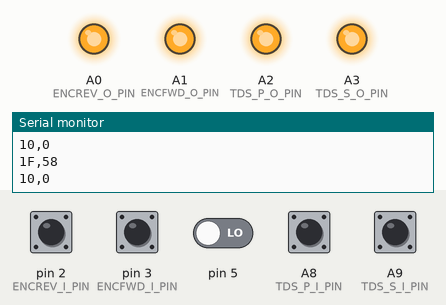
A sketch run on a simulated Arduino Mega 2560, built with avr-gcc and run on an emulated ATmega2560. Shown: output pins drawn as LEDs (lit = HIGH), the last lines printed to the serial monitor. The inputs (shaded band) are chosen by the test bench; at power-on: A8 (TDS_P_I_PIN), A9 (TDS_S_I_PIN), pin 2 (ENCREV_I_PIN), pin 3 (ENCFWD_I_PIN) HIGH, pin 5 LOW.

Above: at 1.2 s.
1.3 s: pin 2 (ENCREV_I_PIN) pulled LOW for 0.15 s
At 1.39 s:
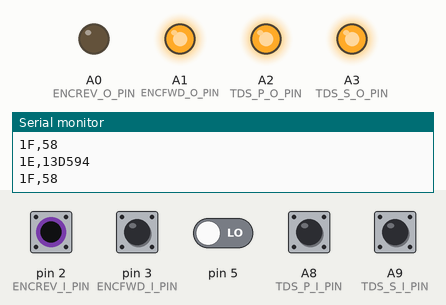
2.9 s: pin 3 (ENCFWD_I_PIN) pulled LOW for 0.15 s
At 2.99 s:
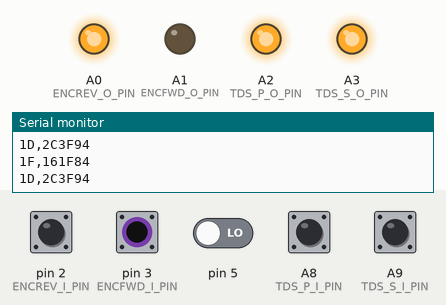
4.5 s: A8 (TDS_P_I_PIN) pulled LOW for 0.15 s
At 4.57 s:
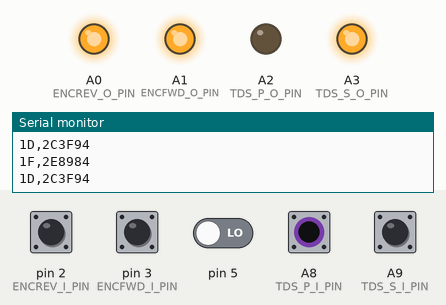
6.1 s: A9 (TDS_S_I_PIN) pulled LOW for 0.15 s
At 6.17 s:
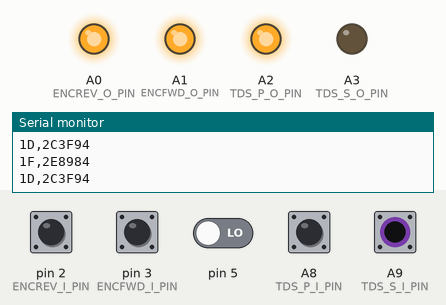
7.7 s: pin 2 (ENCREV_I_PIN) pulled LOW for 1 s
At 9.9 s:
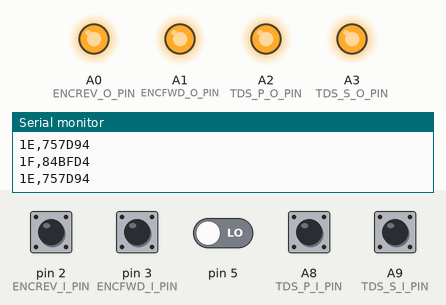
10.2 s: pin 3 (ENCFWD_I_PIN) pulled LOW for 1 s
At 11.0 s:
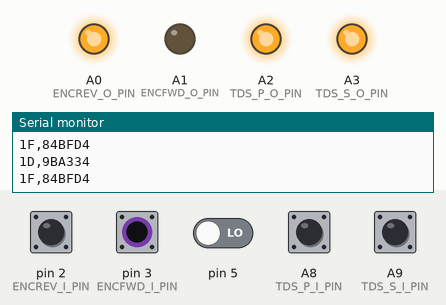
Timing chart, 0 to 13.2 s (numbered marks = the images above; inputs shaded):
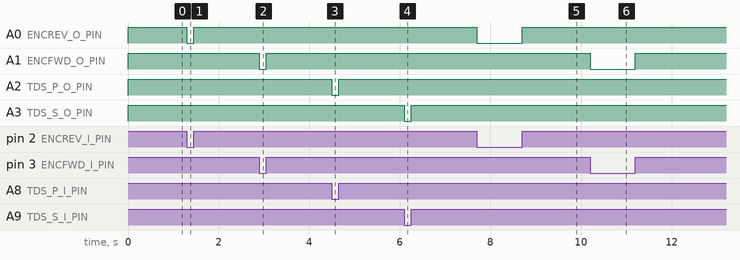

The sketch:

SuperStructureSensorProxy.ino
```cpp
// Port E, pins 2 & 3 Encoder Pins
// Port K, pins A8 & A9 Tie Down Sensor pins

const byte ENCFWD_I_PIN = 3;
const byte ENCREV_I_PIN = 2;
const byte TDS_P_I_PIN = A8;
const byte TDS_S_I_PIN = A9;

//Outputs
const byte ENCFWD_O_PIN = A1;
const byte ENCREV_O_PIN = A0;
const byte TDS_P_O_PIN = A2;
const byte TDS_S_O_PIN = A3;

int ENCFWD_STAT = 0;
int ENCREV_STAT = 0;
int TDS_P_STAT = 0;
int TDS_S_STAT = 0;
int ENC_POS = 0;
int ENC_POS_old = ENC_POS;
int TD_POS = 0;
int PORT_TD_POS = 0;
int STBD_TD_POS = 0;
//int COMBINED_POS = 0;
int DTD_POS = 0;
int DTD_POS_old = DTD_POS;
int FWD = 0;
int UPDATE = 1;
int COMBINED_POS_old = 0;
int OLD_VALS[5] = {0,0,0,0,0};
long int OVSCT[5] = {0,0,0,0,0};
long int SCT = 0;
long int SCT_old = SCT;


#define COMBINED_POS  (TD_POS*4)+ENC_POS
//#define ENC_POS       (PINE & ~0B1 & ~0B10 & ~0B100 & ~0B1000) / 16
//#define TD_POS        PINK & ~0B11111100
//#define DTD_POS       ~TD_POS & 0B11


void setup() {
  // put your setup code here, to run once:
  cli();
  pinMode(ENCFWD_I_PIN, INPUT_PULLUP);
  pinMode(ENCREV_I_PIN, INPUT_PULLUP);
  pinMode(TDS_P_I_PIN, INPUT_PULLUP);
  pinMode(TDS_S_I_PIN, INPUT_PULLUP);

  pinMode(ENCFWD_O_PIN, OUTPUT);
  pinMode(ENCREV_O_PIN, OUTPUT);
  pinMode(TDS_P_O_PIN, OUTPUT);
  pinMode(TDS_S_O_PIN, OUTPUT);


  attachInterrupt(digitalPinToInterrupt(ENCFWD_I_PIN), fwdpintrig, CHANGE);
  attachInterrupt(digitalPinToInterrupt(ENCREV_I_PIN), revpintrig, CHANGE);

  Serial.begin(230400);
  SCT = micros();
  sei();
}

void loop() {
  ENC_POS = (PINE & ~0B1 & ~0B10 & ~0B100 & ~0B1000) / 16;
  TD_POS = PINK & ~0B11111100;
  //DTD_POS = ~TD_POS & 0B11;
  //COMBINED_POS = (TD_POS * 4) + ENC_POS;
  PORTF = COMBINED_POS & ~0B11110000;
  if (UPDATE < 100) {
      return_data();
      UPDATE++;
  }
  //delayMicroseconds(10);

}


void fwdpintrig() {
    cli();
    UPDATE = 0;
    COMBINED_POS_old = COMBINED_POS;
    SCT_old = SCT;
    ENC_POS = (PINE & ~0B1 & ~0B10 & ~0B100 & ~0B1000) / 16;
    TD_POS = PINK & ~0B11111100;
    //DTD_POS = ~TD_POS & 0B11;
    //COMBINED_POS = (TD_POS * 4) + ENC_POS;
    PORTF = COMBINED_POS & ~0B11110000;
    SCT = micros();
    //return_data();
    //dp_Shiftnprint();
    //Serial.print('\n');
    //Serial.print(COMBINED_POS_old,BIN);
    //Serial.print('\n');
    //Serial.print(0B10000 + COMBINED_POS,BIN);
    //Serial.print('\n');
//    Serial.print(OLD_VALS);
//    Serial.print(OVSCT);
    //COMBINED_POS_old = COMBINED_POS + 0B10000;
    sei();
}

void revpintrig() {
    cli();
    UPDATE = 0;
    COMBINED_POS_old = COMBINED_POS;
    SCT_old = SCT;
    ENC_POS = (PINE & ~0B1 & ~0B10 & ~0B100 & ~0B1000) / 16;
    TD_POS = PINK & ~0B11111100;
    //DTD_POS = ~TD_POS & 0B11;
    //COMBINED_POS = (TD_POS * 4) + ENC_POS;
    PORTF = COMBINED_POS & ~0B11110000;
    SCT = micros();
    //return_data();
    //dp_Shiftnprint();
    //Serial.print('\n');
    //Serial.print(COMBINED_POS_old,BIN);
    //Serial.print('\n');
    //Serial.print(0B10000 + COMBINED_POS,BIN);
    //Serial.print('\n');
//    Serial.print(OLD_VALS);
//    Serial.print(OVSCT);
    //COMBINED_POS_old = COMBINED_POS + 0B10000;
    sei();
}

void return_data() {
    Serial.print('\n');
    Serial.print(COMBINED_POS+16,HEX);
    Serial.print(",");
    Serial.print(SCT,HEX);
    Serial.print('\n');
    Serial.print(COMBINED_POS_old+16,HEX);
    Serial.print(",");
    Serial.print(SCT_old,HEX);
}

void dp_Shiftnprint() {
  Serial.print('\n');
  for ( int i = 0; i < 5; i++ ) {
      OLD_VALS[i] = OLD_VALS[i+1];
      OVSCT[i] = OVSCT[i+1];
      Serial.print("(P");
      Serial.print(OLD_VALS[i],HEX);
      Serial.print(",T");
      Serial.print(OVSCT[i],HEX);
      Serial.print("),");
  }
  OLD_VALS[5] = 0B10000 + COMBINED_POS;
  OVSCT[5] = micros();
  Serial.print("(P");
  Serial.print(OLD_VALS[5],HEX);
  Serial.print(",T");
  Serial.print(OVSCT[5],HEX);
  Serial.print("),");
}
```

Measured:
- after the input at 1.3 s, A0 (ENCREV_O_PIN): HIGH → LOW at once, → HIGH 0.15 s later
- after the input at 2.9 s, A1 (ENCFWD_O_PIN): HIGH → LOW at once, → HIGH 0.15 s later
- after the input at 4.5 s, A2 (TDS_P_O_PIN): HIGH → LOW at once, → HIGH 0.15 s later
- after the input at 6.1 s, A3 (TDS_S_O_PIN): HIGH → LOW at once, → HIGH 0.15 s later
- after the input at 7.7 s, A0 (ENCREV_O_PIN): HIGH → LOW at once, → HIGH 1.0 s later
- after the input at 10.2 s, A1 (ENCFWD_O_PIN): HIGH → LOW at once, → HIGH 1.0 s later
